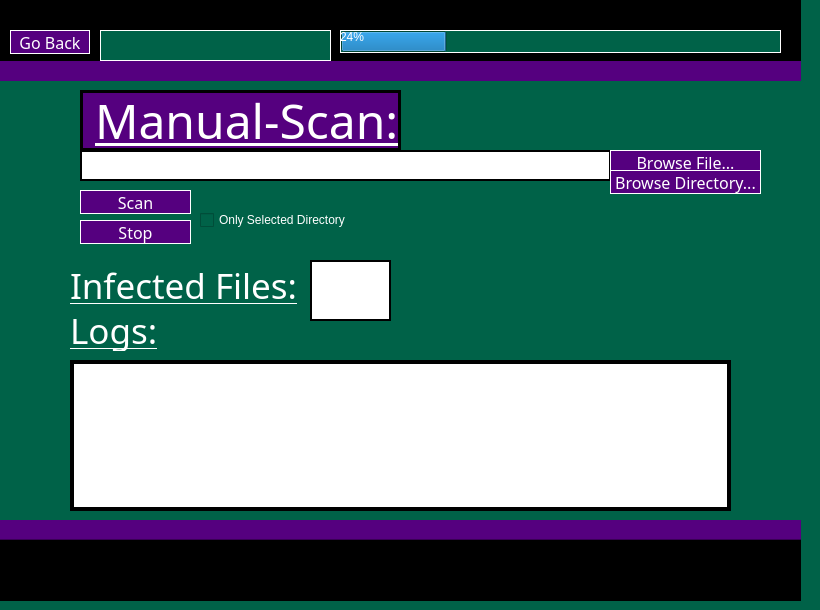
    <widget class="QWidget" name="manualscan">
     <property name="styleSheet">
      <string notr="true">background-color: rgb(0, 98, 72);</string>
     </property>
     <widget class="QTextBrowser" name="fileselect">
      <property name="geometry">
       <rect>
        <x>80</x>
        <y>150</y>
        <width>531</width>
        <height>31</height>
       </rect>
      </property>
      <property name="styleSheet">
       <string notr="true">background-color: rgb(255, 255, 255);
alternate-background-color: rgb(85, 0, 127);
border: 2px solid black;
font: 900 12pt &quot;Segoe UI&quot;;</string>
      </property>
     </widget>
     <widget class="QPushButton" name="filebut">
      <property name="geometry">
       <rect>
        <x>610</x>
        <y>150</y>
        <width>151</width>
        <height>24</height>
       </rect>
      </property>
      <property name="font">
       <font>
        <family>Bauhaus 93</family>
        <pointsize>12</pointsize>
       </font>
      </property>
      <property name="styleSheet">
       <string notr="true">color: rgb(255, 255, 255);
background-color: rgb(85, 0, 127);
border: 1px solid white;</string>
      </property>
      <property name="text">
       <string>Browse File...</string>
      </property>
     </widget>
     <widget class="QPushButton" name="dirbut">
      <property name="geometry">
       <rect>
        <x>610</x>
        <y>170</y>
        <width>151</width>
        <height>24</height>
       </rect>
      </property>
      <property name="font">
       <font>
        <family>Bauhaus 93</family>
        <pointsize>12</pointsize>
       </font>
      </property>
      <property name="styleSheet">
       <string notr="true">color: rgb(255, 255, 255);
background-color: rgb(85, 0, 127);
border: 1px solid white;</string>
      </property>
      <property name="text">
       <string>Browse Directory...</string>
      </property>
     </widget>
     <widget class="QLabel" name="manscantitle">
      <property name="geometry">
       <rect>
        <x>80</x>
        <y>90</y>
        <width>321</width>
        <height>61</height>
       </rect>
      </property>
      <property name="font">
       <font>
        <family>Bauhaus 93</family>
        <pointsize>36</pointsize>
        <underline>true</underline>
       </font>
      </property>
      <property name="styleSheet">
       <string notr="true">color: rgb(255, 255, 255);
background-color: rgb(85, 0, 127);
border: 3px solid black;</string>
      </property>
      <property name="text">
       <string>Manual-Scan:</string>
      </property>
     </widget>
     <widget class="QPushButton" name="backbut2">
      <property name="geometry">
       <rect>
        <x>10</x>
        <y>30</y>
        <width>80</width>
        <height>24</height>
       </rect>
      </property>
      <property name="font">
       <font>
        <family>Bauhaus 93</family>
        <pointsize>12</pointsize>
       </font>
      </property>
      <property name="styleSheet">
       <string notr="true">color: rgb(255, 255, 255);
background-color: rgb(85, 0, 127);
border: 1px solid white;</string>
      </property>
      <property name="text">
       <string>Go Back</string>
      </property>
     </widget>
     <widget class="QPushButton" name="scanbut">
      <property name="geometry">
       <rect>
        <x>80</x>
        <y>190</y>
        <width>111</width>
        <height>24</height>
       </rect>
      </property>
      <property name="font">
       <font>
        <family>Bauhaus 93</family>
        <pointsize>12</pointsize>
       </font>
      </property>
      <property name="styleSheet">
       <string notr="true">color: rgb(255, 255, 255);
background-color: rgb(85, 0, 127);
border: 1px solid white;</string>
      </property>
      <property name="text">
       <string>Scan</string>
      </property>
     </widget>
     <widget class="QProgressBar" name="scanstatus">
      <property name="geometry">
       <rect>
        <x>340</x>
        <y>30</y>
        <width>441</width>
        <height>23</height>
       </rect>
      </property>
      <property name="styleSheet">
       <string notr="true">alternate-background-color: rgb(85, 0, 127);
color: rgb(255, 255, 255);
selection-color: rgb(85, 0, 127);
border: 1px solid white;
font: 700 12pt &quot;Segoe UI&quot;;</string>
      </property>
      <property name="value">
       <number>24</number>
      </property>
     </widget>
     <widget class="Line" name="mp_bp">
      <property name="geometry">
       <rect>
        <x>0</x>
        <y>520</y>
        <width>801</width>
        <height>41</height>
       </rect>
      </property>
      <property name="styleSheet">
       <string notr="true">background-color: rgb(85, 0, 127);</string>
      </property>
      <property name="orientation">
       <enum>Qt::Horizontal</enum>
      </property>
     </widget>
     <widget class="Line" name="mp_tp">
      <property name="geometry">
       <rect>
        <x>0</x>
        <y>40</y>
        <width>801</width>
        <height>41</height>
       </rect>
      </property>
      <property name="styleSheet">
       <string notr="true">background-color: rgb(85, 0, 127);</string>
      </property>
      <property name="orientation">
       <enum>Qt::Horizontal</enum>
      </property>
     </widget>
     <widget class="Line" name="mp_tb">
      <property name="geometry">
       <rect>
        <x>-10</x>
        <y>0</y>
        <width>811</width>
        <height>61</height>
       </rect>
      </property>
      <property name="styleSheet">
       <string notr="true">background-color: rgb(0, 0, 0);</string>
      </property>
      <property name="orientation">
       <enum>Qt::Horizontal</enum>
      </property>
     </widget>
     <widget class="Line" name="mp_bb">
      <property name="geometry">
       <rect>
        <x>0</x>
        <y>540</y>
        <width>801</width>
        <height>61</height>
       </rect>
      </property>
      <property name="styleSheet">
       <string notr="true">background-color: rgb(0, 0, 0);</string>
      </property>
      <property name="orientation">
       <enum>Qt::Horizontal</enum>
      </property>
     </widget>
     <widget class="QPlainTextEdit" name="maninfo">
      <property name="geometry">
       <rect>
        <x>70</x>
        <y>360</y>
        <width>661</width>
        <height>151</height>
       </rect>
      </property>
      <property name="styleSheet">
       <string notr="true">background-color: rgb(255, 255, 255);
border: 4px solid black;
font: 900 14pt &quot;Segoe UI&quot;;</string>
      </property>
     </widget>
     <widget class="QPushButton" name="stopbut_ms">
      <property name="geometry">
       <rect>
        <x>80</x>
        <y>220</y>
        <width>111</width>
        <height>24</height>
       </rect>
      </property>
      <property name="font">
       <font>
        <family>Bauhaus 93</family>
        <pointsize>12</pointsize>
       </font>
      </property>
      <property name="styleSheet">
       <string notr="true">color: rgb(255, 255, 255);
background-color: rgb(85, 0, 127);
border: 1px solid white;</string>
      </property>
      <property name="text">
       <string>Stop</string>
      </property>
     </widget>
     <widget class="QLabel" name="text_logs_ms">
      <property name="geometry">
       <rect>
        <x>70</x>
        <y>310</y>
        <width>111</width>
        <height>41</height>
       </rect>
      </property>
      <property name="font">
       <font>
        <family>Bauhaus 93</family>
        <pointsize>26</pointsize>
        <italic>false</italic>
        <bold>false</bold>
        <underline>true</underline>
       </font>
      </property>
      <property name="styleSheet">
       <string notr="true">color: rgb(255, 255, 255);
font: 26pt &quot;Bauhaus 93&quot;;</string>
      </property>
      <property name="text">
       <string>Logs:</string>
      </property>
     </widget>
     <widget class="QTextBrowser" name="text_infectedFiles_ms">
      <property name="geometry">
       <rect>
        <x>310</x>
        <y>260</y>
        <width>81</width>
        <height>61</height>
       </rect>
      </property>
      <property name="styleSheet">
       <string notr="true">background-color: rgb(255, 255, 255);
font: 900 20pt &quot;Impact&quot;;
color:rgb(255, 0, 0);
border: 2px solid black;</string>
      </property>
     </widget>
     <widget class="QLabel" name="text_logs_ms_3">
      <property name="geometry">
       <rect>
        <x>70</x>
        <y>260</y>
        <width>231</width>
        <height>51</height>
       </rect>
      </property>
      <property name="font">
       <font>
        <family>Bauhaus 93</family>
        <pointsize>26</pointsize>
        <italic>false</italic>
        <bold>false</bold>
        <underline>true</underline>
       </font>
      </property>
      <property name="styleSheet">
       <string notr="true">color: rgb(255, 255, 255);
font: 26pt &quot;Bauhaus 93&quot;;</string>
      </property>
      <property name="text">
       <string>Infected Files:</string>
      </property>
     </widget>
     <widget class="QCheckBox" name="cB_SelectedDirectory">
      <property name="geometry">
       <rect>
        <x>200</x>
        <y>210</y>
        <width>201</width>
        <height>20</height>
       </rect>
      </property>
      <property name="styleSheet">
       <string notr="true">color:rgb(255, 255, 255);
font: 700 12pt &quot;Segoe UI&quot;;</string>
      </property>
      <property name="text">
       <string>Only Selected Directory</string>
      </property>
     </widget>
     <widget class="QTextBrowser" name="Currently_running_4">
      <property name="geometry">
       <rect>
        <x>100</x>
        <y>30</y>
        <width>231</width>
        <height>31</height>
       </rect>
      </property>
      <property name="styleSheet">
       <string notr="true">border-color:rgb(0, 0, 0);
background-color: rgb(0, 98, 72);
color:rgb(0, 255, 0);
font: 700 12pt &quot;Segoe UI&quot;;
border-style:inset;
border: 1px solid white;</string>
      </property>
     </widget>
     <widget class="QTextBrowser" name="virus_alert_5">
      <property name="geometry">
       <rect>
        <x>10</x>
        <y>540</y>
        <width>341</width>
        <height>31</height>
       </rect>
      </property>
      <property name="styleSheet">
       <string notr="true">font: 700 10pt &quot;Segoe UI&quot;;
color:rgb(255, 0, 0);
border-style:inset;
border: 1px solid black;
background-color: rgb(0, 0, 0);
</string>
      </property>
     </widget>
     <zorder>mp_tp</zorder>
     <zorder>mp_tb</zorder>
     <zorder>fileselect</zorder>
     <zorder>filebut</zorder>
     <zorder>dirbut</zorder>
     <zorder>manscantitle</zorder>
     <zorder>backbut2</zorder>
     <zorder>scanbut</zorder>
     <zorder>scanstatus</zorder>
     <zorder>mp_bp</zorder>
     <zorder>mp_bb</zorder>
     <zorder>maninfo</zorder>
     <zorder>stopbut_ms</zorder>
     <zorder>text_logs_ms</zorder>
     <zorder>text_infectedFiles_ms</zorder>
     <zorder>text_logs_ms_3</zorder>
     <zorder>cB_SelectedDirectory</zorder>
     <zorder>Currently_running_4</zorder>
     <zorder>virus_alert_5</zorder>
    </widget>
